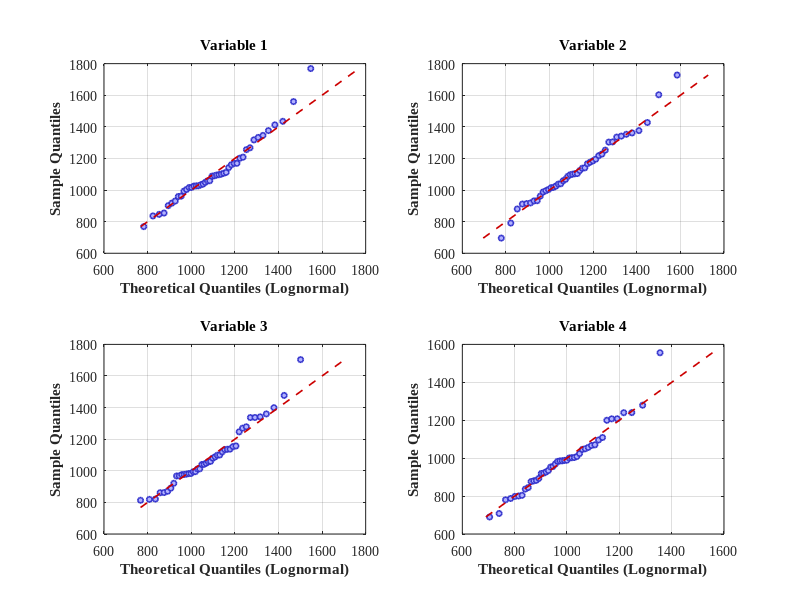

Write MATLAB code to recreate this figure. (Note: this script raises an error after producing the figure.)
%% GtG_4D_obs.m
% 4D Observed Data + Marginal Fitting + Two Copula Simulation Methods + Statistical & Correlation Comparison

clear; clc; close all; rng(1);

%% 1. Input Data
% load ('Storm_NL_4D.mat');
% data = storm_NL_4D;
load preci_yangzhou.mat;
data = preci_yangzhou;
n = length(data);
d = 4;

%% 2. Marginal Fitting and Selection
families = {'Gamma','Lognormal','Pearson3','GEV','Weibull','GPD'};
for i=1:d
    x = data(:,i);
    bestBIC = Inf;
    bestFit_theta_gpd = NaN;  % Store GPD threshold
    
    % Set threshold for GPD
    theta_gpd = min(x) - 1; 

    for f = families
        fam = f{1};
        try
            switch fam
                case 'Gamma'
                    pd = fitdist(x,'Gamma'); p=2;
                case 'Lognormal'
                    pd = fitdist(x,'Lognormal'); p=2;
                case 'Weibull'
                    pd = fitdist(x,'Weibull'); p=2;
                case 'Pearson3'
                    pd = pearson3fit(x); p=3;
                case 'GEV'
                    pd = gevfit(x); p=3;
                case 'GPD'
                    [param_gpd, p_gpd] = gpdfit(x, theta_gpd); 
                    pd = param_gpd; 
                    p = p_gpd;
            end
            
            % Calculate log-likelihood and BIC
            if strcmp(fam, 'GEV')
                pdfv = gevpdf(x, pd(1), pd(2), pd(3));
            elseif strcmp(fam, 'GPD')
                pdfv = gpdpdf(x, pd(1), pd(2), pd(3));
            elseif isstruct(pd)
                pdfv = pd.pdf(x);
            else
                pdfv = pdf(pd,x);
            end
            pdfv(pdfv<=0) = realmin;
            logL = sum(log(pdfv));
            BIC = -2*logL + p*log(n);
            
            % Update best model
            if BIC < bestBIC
                bestBIC = BIC; 
                bestFit = pd; 
                bestFam = fam;
                if strcmp(fam, 'GPD')
                    bestFit_theta_gpd = theta_gpd;
                end
            end
        catch
            continue;
        end
    end
    marg_fits{i}.pd = bestFit;
    marg_fits{i}.family = bestFam;
    marg_fits{i}.theta_gpd = bestFit_theta_gpd;
    fprintf('Var%d: best marginal = %s\n',i,bestFam);
end


%% 3. Get Pseudo-Observations (Using Empirical Distribution)
Uhat = zeros(n,d);
for i=1:d
    x = data(:,i);
    
    % Calculate ranks for empirical CDF using sort
    [~, idx] = sort(x);
    ranks = zeros(n, 1);
    ranks(idx) = (1:n)';
    % Use i/(n+1) formula for empirical CDF
    Uhat(:,i) = ranks / (n + 1);
end
Uhat = max(realmin, min(1-realmin, Uhat));
%Calculate correlation matrix of original empirical distributions (pseudo-observations)
R_empirical = corrcoef(Uhat);
fprintf('\n--- Original Empirical Distribution Correlation Matrix ---\n');
disp(R_empirical);

%% 4. Marginal Distribution Diagnosis: QQ Plot
set(groot, 'DefaultLineLineWidth', 1.2);
set(groot, 'DefaultAxesFontName', 'Times New Roman');
set(groot, 'DefaultAxesFontSize', 10);
set(groot, 'DefaultTextFontName', 'Times New Roman');

figure('Name', 'Marginal Distribution QQ Plots', 'Position', [100 100 800 800]);
for i = 1:d
    subplot(2, 2, i);
    x = data(:, i);
    pd = marg_fits{i}.pd;
    fam = marg_fits{i}.family;
    
    nobs = length(x);
    p = (1:nobs)' / (nobs + 1);
    if strcmp(fam, 'GEV')
        q_theo = gevinv(p, pd(1), pd(2), pd(3));
    elseif strcmp(fam, 'GPD')
        q_theo = gpdinv(p, pd(1), pd(2), pd(3));
    elseif isstruct(pd)
        q_theo = pd.icdf(p);
    else
        q_theo = icdf(pd, p);
    end
    
    q_emp = sort(x);
    plot(q_theo, q_emp, 'o', 'MarkerSize', 4, 'MarkerEdgeColor', [0.2 0.2 0.8], 'MarkerFaceColor', [0.7 0.7 1]);
    hold on;
    min_val = min([q_theo; q_emp]);
    max_val = max([q_theo; q_emp]);
    line([min_val, max_val], [min_val, max_val], 'Color', [0.8 0 0], 'LineStyle', '--');
    xlabel(sprintf('Theoretical Quantiles (%s)', fam), 'FontWeight', 'bold');
    ylabel('Sample Quantiles', 'FontWeight', 'bold');
    title(sprintf('Variable %d', i), 'FontWeight', 'bold');
    grid on;
    box on;
end
sgtitle('Marginal Distribution QQ Plots', 'FontSize', 14, 'FontWeight', 'bold');


%% 5. Select Simulation Method
fprintf('\nPlease select a simulation method:\n');
fprintf('1 - Method 1 (Gaussian/t Copula)\n');
fprintf('2 - Method 2 (DTC sampling)\n');
method_choice = input('Enter 1 or 2: ');
while ~ismember(method_choice, [1,2])
    fprintf('Invalid input, please select again!\n');
    method_choice = input('Enter 1 or 2: ');
end


%% 6. Model Construction and Random Simulation
Nsim = 1000;  % Number of simulated samples
sim_U = [];   % Store simulated pseudo-observations (0-1 scale)
model_info = [];  % Store model information

switch method_choice
    case 1
        % Method 1: Gaussian/t Copula
        [sim_U, model_info] = gaussian_t_copula_model(Uhat, Nsim);
        fprintf('\n=== Method 1 Results ===\n');
        fprintf('Chosen Copula Type: %s\n', model_info.chosen_type);
        fprintf('Gaussian BIC: %.3f, t Copula BIC: %.3f\n', model_info.BIC_Gauss, model_info.BIC_t);
        
    case 2       
    % Method 2: DTC Sampling
    [sim_U, model_info] = copula_gibbs_model(Uhat, Nsim);

    fprintf('\n==================== Method 2 Results ====================\n');

    % root
    fprintf('Root Variable: %d\n\n', model_info.root);

    % copula edges
    fprintf('Selected Copula Edges and Fitted Copulas:\n');

    np = size(model_info.copula_pairs,1);

    for k = 1:np
        i = model_info.copula_pairs(k,1);
        j = model_info.copula_pairs(k,2);

        fprintf('  Edge %d : (%d , %d)\n', k, i, j);
        fprintf('           Copula = %s\n', model_info.opt_types{k});

        if isfield(model_info,'opt_params')
            params = model_info.opt_params{k};
            fprintf('           Params = ');
            disp(params);
        end
    end

    fprintf('=========================================================\n\n');

end
%%Compare correlation structure of simulated CDF
fprintf('\n--- Simulated CDF Correlation Matrix (before conversion) ---\n');
R_sim_cdf = corrcoef(sim_U);
disp(R_sim_cdf);

%% 7. Convert Simulated Pseudo-Observations back to Original Data Space
sim_data = zeros(size(sim_U));
for i=1:d
    pd = marg_fits{i}.pd;
    fam = marg_fits{i}.family;
    if strcmp(fam, 'GEV')
        sim_data(:,i) = gevinv(sim_U(:,i), pd(1), pd(2), pd(3));
    elseif strcmp(fam, 'GPD')
        sim_data(:,i) = gpdinv(sim_U(:,i), pd(1), pd(2), pd(3));
    elseif isstruct(pd)
        sim_data(:,i) = pd.icdf(sim_U(:,i));
    else
        sim_data(:,i) = icdf(pd, sim_U(:,i));
    end
end


%% 8. Compare Statistics
fprintf('\n--- Mean and Standard Deviation Comparison ---\n');
for j=1:d
    fprintf('Var%d Mean: Original=%.3f Simulated=%.3f | Std Dev: Original=%.3f Simulated=%.3f\n',...
        j,mean(data(:,j)),mean(sim_data(:,j)),std(data(:,j)),std(sim_data(:,j)));
end


%% 9. Compare Correlation Structure
R_orig = corrcoef(data);
R_sim = corrcoef(sim_data);
fprintf('\n--- Correlation Structure Comparison ---\n');
fprintf('Original Data Correlation Matrix:\n');
disp(R_orig);
fprintf('Simulated Data Correlation Matrix:\n');
disp(R_sim);


%% 10. Scatter Plot Comparison
pairs = nchoosek(1:d,2);
figure('Position', [200 200 900 600]);
alpha_val = 0.3;
original_color = [0 0.447 0.741];
simulated_color = [0.85 0.333 0.1];

for k=1:6
    subplot(2,3,k);
    i = pairs(k,1); j = pairs(k,2);
    scatter(data(:,i), data(:,j), 30, original_color, 'filled', ...
        'MarkerEdgeColor', 'none', 'MarkerFaceAlpha', alpha_val);
    hold on;
    scatter(sim_data(:,i), sim_data(:,j), 30, simulated_color, 'filled', ...
        'MarkerEdgeColor', 'none', 'MarkerFaceAlpha', alpha_val);
    xlabel(sprintf('X%d',i), 'FontWeight', 'bold'); 
    ylabel(sprintf('X%d',j), 'FontWeight', 'bold');
    title(sprintf('X%d vs X%d',i,j), 'FontWeight', 'bold');
    grid on;
    box on;
    if k == 1
        legend({'Original Data', 'Simulated Data'}, 'Location', 'best', 'Box', 'off');
    end
end

if method_choice == 1
    method_name = 'Gaussian/t Copula';
else
    method_name = 'DTC';
end
sgtitle(['Scatter Plot Comparison: Original Data vs ', method_name, ' Simulated Data'], 'FontSize', 14, 'FontWeight', 'bold');

% Reset graphics default settings
set(groot, 'DefaultLineLineWidth', 0.5);
set(groot, 'DefaultAxesFontName', 'Helvetica');
set(groot, 'DefaultAxesFontSize', 10);
set(groot, 'DefaultTextFontName', 'Helvetica');


%% Helper functions for Pearson3 and GPD 
function pd = pearson3fit(x)
m = mean(x); s = std(x); g1 = skewness(x);
if abs(g1) < 1e-6, g1 = 1e-6; end
k = 4/(g1^2); theta = s/sqrt(k); a = m - k*theta;
pd.k = k; pd.theta = theta; pd.a = a;
pd.pdf = @(xx) pearson3_pdf(xx, k, theta, a);
pd.cdf = @(xx) pearson3_cdf(xx, k, theta, a);
pd.icdf = @(u) a + gaminv(u, k, theta);
end

function y = pearson3_pdf(x, k, theta, a)
z = x - a; y = zeros(size(z)); idx = z > 0;
y(idx) = gampdf(z(idx), k, theta);
end

function F = pearson3_cdf(x, k, theta, a)
z = x - a; F = zeros(size(z)); idx = z > 0;
F(idx) = gamcdf(z(idx), k, theta);
end

function [param_gpd, p_gpd] = gpdfit(x, theta)
x_exceed = x(x > theta);
if isempty(x_exceed)
    error('No data exceeds the GPD threshold, please adjust theta.');
end
param_hat = gpfit(x_exceed - theta);
k_hat = param_hat(1);
sigma_hat = param_hat(2);
param_gpd = [k_hat, sigma_hat, theta];
p_gpd = 2;
end

function y = gpdpdf(x, k, sigma, theta)
x_exceed = x - theta;
y = zeros(size(x));
idx = x_exceed > 0;
if k == 0
    y(idx) = (1/sigma) * exp(-x_exceed(idx) / sigma);
else
    factor = 1 + k * x_exceed(idx) / sigma;
    valid_idx = idx & (factor > 0);
    y(valid_idx) = (1/sigma) * (factor(valid_idx)).^(-1/k - 1);
end
end

function F = gpdcdf(x, k, sigma, theta)
x_exceed = x - theta;
F = zeros(size(x));
idx = x_exceed > 0;
if k == 0
    F(idx) = 1 - exp(-x_exceed(idx) / sigma);
else
    factor = 1 + k * x_exceed(idx) / sigma;
    valid_idx = idx & (factor > 0);
    F(valid_idx) = 1 - (factor(valid_idx)).^(-1/k);
end
F = max(0, min(1, F));
end

function x = gpdinv(p, k, sigma, theta)
x = zeros(size(p));
idx = p > 0 & p < 1;
if k == 0
    x(idx) = theta - sigma * log(1 - p(idx));
else
    x(idx) = theta + (sigma / k) * ( (1 - p(idx)).^(-k) - 1 );
end
end
